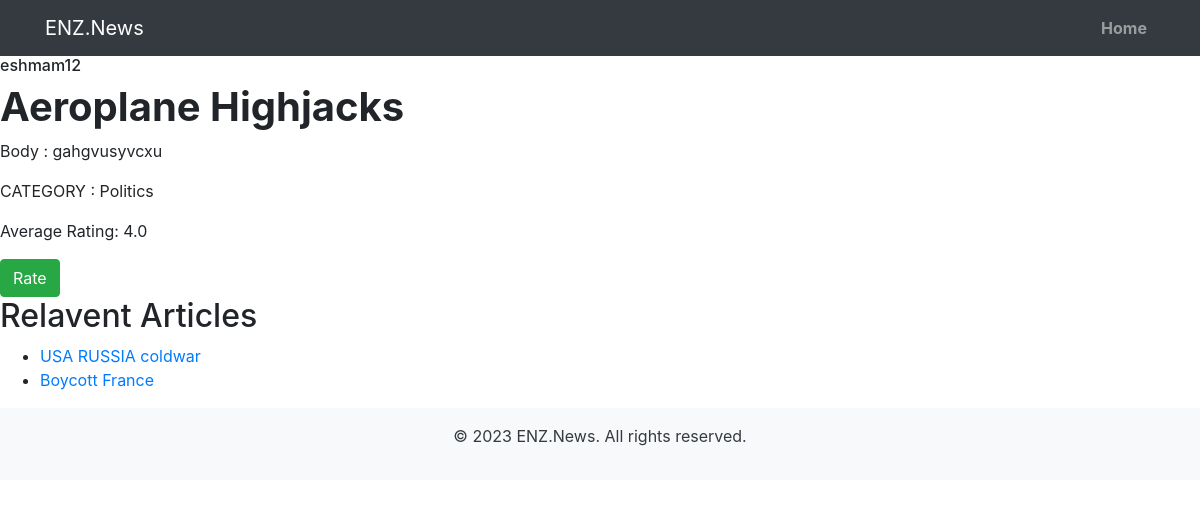
Screenshot of /article/13/ with the database file from the repository.
### articles/models.py (models this page shows, shortened)
class Article(models.Model):
    author = models.ForeignKey(CustomUser, on_delete=models.CASCADE, null=True)
    headline = models.CharField(max_length=200, unique=True)
    slug = models.SlugField(max_length=500, unique=True)
    body = models.TextField(max_length=400, blank=True)
    category = models.ForeignKey(Category, on_delete=models.CASCADE)
    publishing_time = models.DateField(auto_now_add=True)

class Category(models.Model):
    category_name = models.CharField(max_length=100, unique=True)
    category_slug = models.SlugField(max_length=100, unique=True)
    def __str__(self):
        return self.category_name

### accounts/models.py (models this page shows)
class CustomUser(AbstractUser):
    CHOICE = (
        ('viewer', 'Viewer'),
        ('editor', 'Editor'),
    )
    user_choice = models.CharField(max_length=20, choices=CHOICE, default='Viewer')

### articles/views.py (the view)
# urls.py: path('article/<int:article_id>/', views.article_detail, name = 'article_detail'),
def article_detail(request, article_id):
    article = get_object_or_404(Article, pk=article_id)
    category = article.category
    average_rating = Ratings.objects.filter(article=article).aggregate(avg_rating=Avg('rating'))['avg_rating'] or 0
    related_articles = Article.objects.filter(category=category).exclude(pk=article_id)[:2]
    context = {'article' : article,'related_articles' : related_articles, 'average_rating':average_rating}
    return render(request, 'articles/article_detail.html', context)

### articles/templates/articles/article_detail.html (shortened to what this page needs)
{% extends 'base.html' %} {% block title %} {% endblock title %}
{% block body %}
<nav class="navbar navbar-expand-lg navbar-dark bg-dark">
  <div class="container">
    <a class="navbar-brand" href="#">ENZ.News</a>
    <div class="collapse navbar-collapse" id="navbarNav">
      <ul class="navbar-nav ml-auto">
        <li class="nav-item">
          <a class="nav-link" href="{% url 'home' %}"><b>Home</b></a>
        </li>
      </ul>
    </div>
  </div>
</nav>
<header>
  <h6>{{article.author}} </h6>
  <h1><b>{{ article.headline }}</b></h1>
</header>
<article>
    <p>Body : {{ article.body }}</p>
    <p>CATEGORY : {{article.category}} </p>
    <p>Average Rating: {{average_rating}}</p>
  </article>
  {% if user.is_authenticated and user == article.author %}
<div>
    <a href="{% url 'edit_article' article.id %}" class="btn btn-primary">Edit</a>
    <a href="{% url 'delete_article' article.id %}" class="btn btn-danger">Delete</a>
</div>
{% else %}
<a href="{% url 'rate_article' article.id %}" class="btn btn-success">Rate</a>
{% endif %}
<section class="related-articles">
  <h2>Relavent Articles</h2>
  <ul>
    {% if related_articles %}
    {% for related_article in related_articles %}
    <li>
      <a href="{% url 'article_detail' related_article.id %}"
        >{{ related_article.headline }}</a
      >
    </li>
    {% endfor %}
    {% else %}
    <h6>No articles are available to show.</h6>
    {% endif %}
  </ul>
</section>
{% endblock body %}

### rows the page displays
Article: author "eshmam12", headline "Aeroplane Highjacks", body "gahgvusyvcxu", category "Politics"
Article: headline "USA RUSSIA coldwar"
Article: headline "Boycott France"

### other values shown
{{ average_rating }} "4.0"
